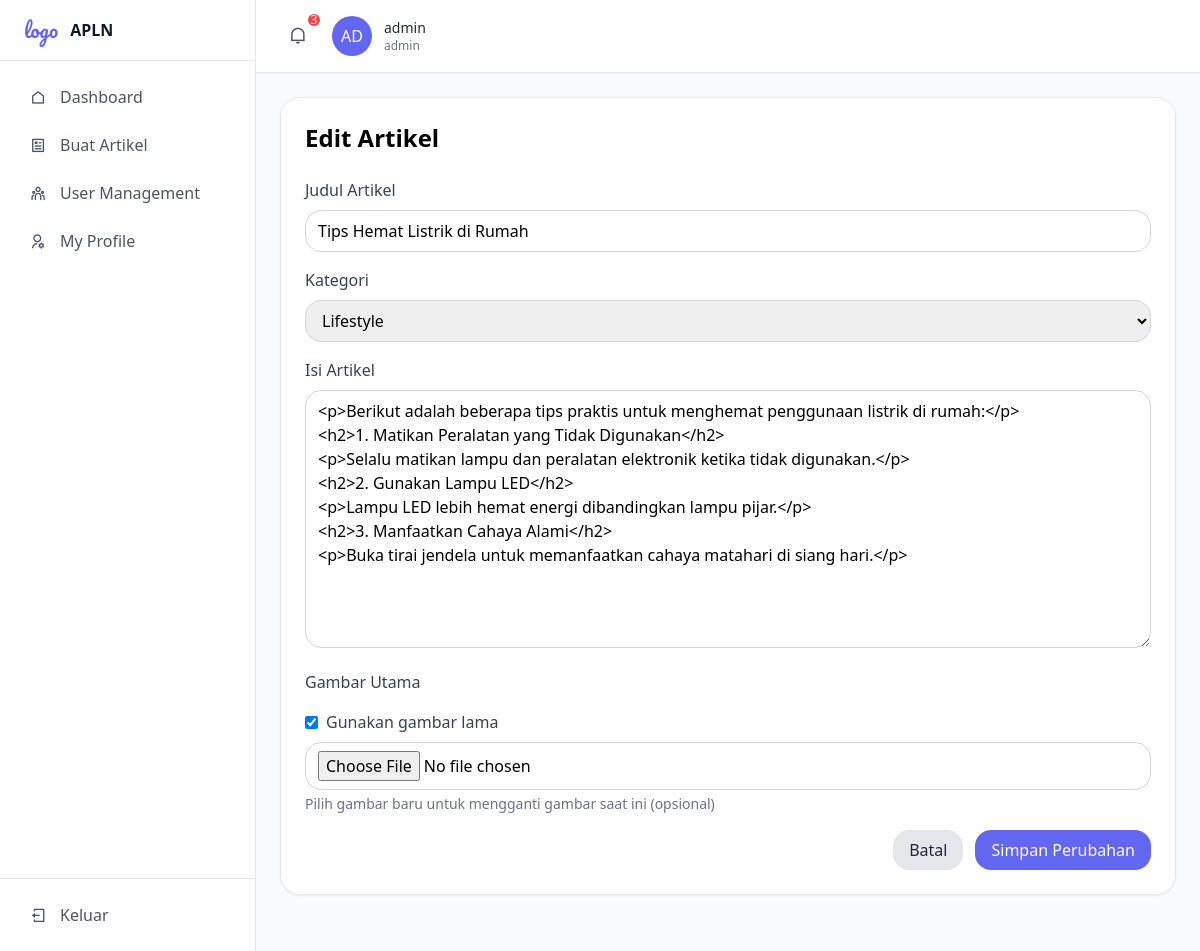
Screenshot of /admin/edit_artikel.php?id=2 (signed in) with the database file from the repository.
### tables this page shows
CREATE TABLE IF NOT EXISTS articles (
    id INT PRIMARY KEY AUTO_INCREMENT,
    title VARCHAR(255) NOT NULL,
    slug VARCHAR(255) NOT NULL UNIQUE,
    category VARCHAR(100) NOT NULL,
    content TEXT NOT NULL,
    tags VARCHAR(500),
    featured_image VARCHAR(500),
    author_id INT NOT NULL,
    status ENUM('draft', 'published') DEFAULT 'draft',
    created_at TIMESTAMP DEFAULT CURRENT_TIMESTAMP,
    updated_at TIMESTAMP DEFAULT CURRENT_TIMESTAMP ON UPDATE CURRENT_TIMESTAMP,
    FOREIGN KEY (author_id) REFERENCES user(id) ON DELETE CASCADE
);

### admin/edit_artikel.php (the view, shortened to what this page needs)
<?php
require_once 'koneksi.php';
$id = $_GET['id'];
$query = "SELECT * FROM articles WHERE id = ?";
$stmt = mysqli_prepare($conn, $query);
mysqli_stmt_bind_param($stmt, 'i', $id);
mysqli_stmt_execute($stmt);
$result = mysqli_stmt_get_result($stmt);
$artikel = mysqli_fetch_assoc($result);
?>
<!DOCTYPE html>
<html lang="id">
<head>
<script src="https://cdn.tailwindcss.com/3.4.16"></script>
<link rel="stylesheet" href="https://cdnjs.cloudflare.com/ajax/libs/remixicon/4.6.0/remixicon.min.css">
</head>
<body class="bg-gray-50">
<div class="flex min-h-screen">
  <aside id="sidebar" class="fixed left-0 top-0 h-screen w-64 bg-white border-r border-gray-200 z-30 hidden md:block">
    <div class="flex items-center gap-3 px-6 py-4 border-b border-gray-200">
      <div class="text-xl font-['Pacifico'] text-primary">logo</div>
      <span class="font-semibold text-gray-900">APLN</span>
    </div>
    <nav class="p-4 space-y-2">
      <a href="dashboard.php" class="flex items-center gap-3 px-3 py-2 rounded-lg text-gray-600 hover:bg-gray-50">
        <div class="w-5 h-5 flex items-center justify-center">
          <i class="ri-home-line"></i>
        </div>
        <span>Dashboard</span>
      </a>
      <a href="tambahartikel.php" class="flex items-center gap-3 px-3 py-2 rounded-lg text-gray-600 hover:bg-gray-50">
        <div class="w-5 h-5 flex items-center justify-center">
          <i class="ri-article-line"></i>
        </div>
        <span>Buat Artikel</span>
      </a>
      <a href="user.php" class="flex items-center gap-3 px-3 py-2 rounded-lg text-gray-600 hover:bg-gray-50">
        <div class="w-5 h-5 flex items-center justify-center">
          <i class="ri-team-line"></i>
        </div>
        <span>User Management</span>
      </a>
      <a href="profile.php" class="flex items-center gap-3 px-3 py-2 rounded-lg text-gray-600 hover:bg-gray-50">
        <div class="w-5 h-5 flex items-center justify-center">
          <i class="ri-user-settings-line"></i>
        </div>
        <span>My Profile</span>
      </a>
    </nav>
    <div class="absolute bottom-0 left-0 right-0 p-4 border-t border-gray-200">
      <a href="logout.php" class="flex items-center gap-3 px-3 py-2 text-gray-600 hover:bg-red-50 hover:text-red-600 rounded-lg transition-colors">
        <div class="w-5 h-5 flex items-center justify-center">
          <i class="ri-logout-box-line"></i>
        </div>
        <span>Keluar</span>
      </a>
    </div>
  </aside>
  <div class="flex-1 ml-0 md:ml-64">
    <header class="bg-white shadow-sm border-b border-gray-200 px-6 py-4">
      <div class="flex items-center justify-between">
        <div class="flex items-center gap-4">
          <button class="relative p-2 text-gray-600 hover:text-primary hover:bg-primary/5 rounded-md transition-colors">
            <div class="w-5 h-5 flex items-center justify-center">
              <i class="ri-notification-line text-lg"></i>
            </div>
            <span class="absolute -top-1 -right-1 w-3 h-3 bg-red-500 rounded-full text-xs text-white flex items-center justify-center">3</span>
          </button>
          <div class="flex items-center space-x-3">
            <div class="w-10 h-10 bg-primary rounded-full flex items-center justify-center">
              <span class="text-white font-medium"><?php echo strtoupper(substr($_SESSION['user']['username'], 0, 2)); ?></span>
            </div>
            <div class="hidden md:block">
              <div class="text-sm font-medium text-gray-800"><?php echo htmlspecialchars($_SESSION['user']['username']); ?></div>
              <div class="text-xs text-gray-500">admin</div>
            </div>
          </div>
        </div>
      </div>
    </header>
            <main class="p-6">
                <div class="bg-white rounded-xl shadow-sm border border-gray-200 p-6 mb-8">
                    <h2 class="text-2xl font-bold mb-6">Edit Artikel</h2>
                    <form method="POST" enctype="multipart/form-data">
                        <div class="mb-4">
                            <label class="block text-gray-700 mb-2" for="title">Judul Artikel</label>
                            <input type="text" id="title" name="title"
                                   class="w-full px-3 py-2 border border-gray-300 rounded-lg"
                                   value="<?php echo htmlspecialchars($artikel['title']); ?>" required>
                        </div>
                        <div class="mb-4">
                            <label class="block text-gray-700 mb-2" for="category">Kategori</label>
                            <select id="category" name="category" class="w-full px-3 py-2 border border-gray-300 rounded-lg" required>
                                <option value="lifestyle" <?php echo $artikel['category'] == 'lifestyle' ? 'selected' : ''; ?>>Lifestyle</option>
                            </select>
                        </div>
                        <div class="mb-4">
                            <label class="block text-gray-700 mb-2" for="content">Isi Artikel</label>
                            <textarea id="content" name="content" rows="10"
                                      class="w-full px-3 py-2 border border-gray-300 rounded-lg" required><?php echo htmlspecialchars($artikel['content']); ?></textarea>
                        </div>
                        <div class="mb-4">
                            <label class="block text-gray-700 mb-2">Gambar Utama</label>
                            <label class="inline-flex items-center mt-2 mb-2">
                                <input type="checkbox" name="use_old_image" id="useOldImage" checked class="form-checkbox text-primary">
                                <span class="ml-2 text-gray-700">Gunakan gambar lama</span>
                            </label>
                            <input type="file" id="featuredImage" name="featuredImage" accept="image/*" class="w-full px-3 py-2 border border-gray-300 rounded-lg" onchange="previewImage(event)">
                            <p class="text-sm text-gray-500 mt-1">Pilih gambar baru untuk mengganti gambar saat ini (opsional)</p>
                        </div>
                        <div class="flex justify-end gap-3">
                            <a href="dashboard.php" class="px-4 py-2 bg-gray-200 text-gray-800 rounded-lg hover:bg-gray-300">
                                Batal
                            </a>
                            <button type="submit" class="px-4 py-2 bg-primary text-white rounded-lg hover:bg-secondary">
                                Simpan Perubahan
                            </button>
                        </div>
                    </form>
                </div>
            </main>
        </div>
    </div>
</body>
</html>

### admin/edit_artikel.php (style rules this page uses)
#sidebar { transform: translateX(-100%); transition: transform 0.3s ease-in-out; }
nav a { transition: all 0.2s ease; position: relative; }
nav a::before { content: ''; position: absolute; left: 0; top: 0; height: 100%; width: 0; background: rgba(99, 102, 241, 0.1); transition: width 0.3s ease; border-radius: 8px; }
button { transition: all 0.2s ease; }
input, select, textarea { transition: all 0.3s ease; }
.animate-fade-in-up { animation: fadeInUp 0.6s ease-out forwards; opacity: 0; }
.animate-fade-in-left { animation: fadeInLeft 0.6s ease-out forwards; opacity: 0; }
:where([class^="ri-"])::before { content: "\f3c2"; }

### rows the page displays
articles: title "Tips Hemat Listrik di Rumah", category "Lifestyle", content "<p>Berikut adalah beberapa tips praktis untuk menghemat penggunaan listrik di rumah:</p> <h2>1. Matikan Peralatan yang Tidak Digunakan</h2> <p>Selalu matikan lampu dan peralatan elektronik ketika tidak digunakan.</p> <h2>2. Gunakan Lampu LED</h2> <p>Lampu LED lebih hemat energi dibandingkan lampu pijar.</p> <h2>3. Manfaatkan Cahaya Alami</h2> <p>Buka tirai jendela untuk memanfaatkan cahaya matahari di siang hari.</p>"

### other values shown
substr($_SESSION['user']['username'], 0, 2) "AD"
$_SESSION['user']['username'] "admin"
